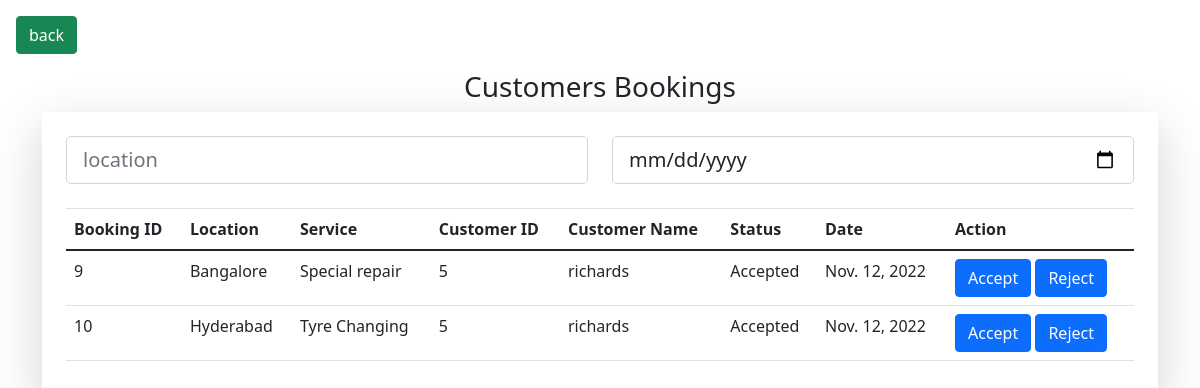
Before: /admin_show_all_bookings (signed in) with the older database file.
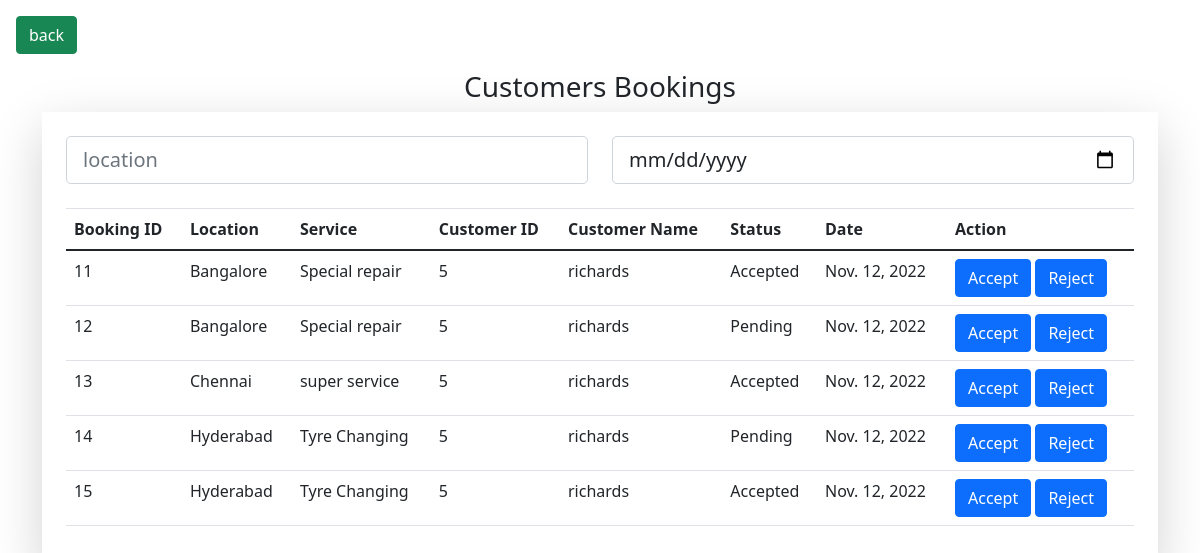
After: the same page with the newer database file.
### app/models.py (models this page shows, shortened)
class Booking(models.Model):
    STATUS = (
        ('Pending', 'Pending'),
        ('Success', 'Success'),
        ('Rejected', 'Rejected'),
    )
    customer_details = models.ForeignKey(Customer, on_delete=models.SET_NULL, null=True, blank=True)
    service_details = models.ForeignKey(Service, on_delete=models.SET_NULL, null=True, blank=True)
    status = models.CharField(max_length=200, null=True, choices=STATUS)
    date_created = models.DateField(default=now)

class Service(models.Model):
    location = models.CharField(max_length=200, null=True, blank=True)
    service_type = models.ForeignKey(Servicetype, on_delete=models.SET_NULL, null=True, blank=True)

class Servicetype(models.Model):
    type_of_service = models.CharField(max_length=200, null=True, blank=True)
    def __str__(self):
        return str(self.type_of_service)

class Customer(models.Model):
    user = models.ForeignKey(User, null=True, blank=True, on_delete=models.CASCADE)
    username = models.CharField(max_length=200)
    email = models.EmailField(max_length=200)
    password = models.CharField(max_length=200)

### app/views.py (the view)
# urls.py: path('admin_show_all_bookings', views.adminShowAllBookings, name='show_all_bookings'),
@login_required(login_url='login')
def adminShowAllBookings(request):
    if request.user.is_staff:
        bookings = Booking.objects.all()
        context = {'bookings': bookings}
        return render(request, 'adminviewbookings.html', context)
    else:
        messages.info(request, 'You are not admin')
        context = {}
        return render(request, 'homepage.html', context)

### app/templates/adminviewbookings.html (shortened to what this page needs)
<!DOCTYPE html>
<html lang="en">
  {% load static %} {% block content %}
  <head>
    <link
      rel="stylesheet"
      href="https://stackpath.bootstrapcdn.com/bootstrap/4.3.1/css/bootstrap.min.css"
    />
    <link rel="stylesheet" type="text/css" />
    <link
      href="https://cdn.jsdelivr.net/npm/bootstrap@5.0.2/dist/css/bootstrap.min.css"
      rel="stylesheet"
    />
  </head>
  <body>
    <a
      class="btn btn-success"
      style="margin-left: 1em; margin-top: 1em"
      href="{% url 'home' %}"
      >back</a
    >
    <div class="container mt-3">
      <h3 style="text-align: center">Customers Bookings</h3>
      <div class="shadow-lg p-4 mb-4">
        <div class="row">
          <div class="col">
            <input
              type="text"
              id="location"
              class="form-control form-control-lg"
              placeholder="location"
              name="location"
              required
            />
          </div>
          <div class="col">
            <input
              type="date"
              id="inputdate"
              class="form-control form-control-lg"
              placeholder="Date"
              name="inputdate"
              required
            />
          </div>
        </div>
        <br />
        <table class="table" id="bookings_table">
          <thead>
            <tr>
              <th scope="col">Booking ID</th>
              <th scope="col">Location</th>
              <th scope="col">Service</th>
              <th scope="col">Customer ID</th>
              <th scope="col">Customer Name</th>
              <th scope="col">Status</th>
              <th scope="col">Date</th>
              <th scope="col">Action</th>
            </tr>
          </thead>
          <tbody>
            {% for booking in bookings %}
            <tr id="parentRow">
              <td>{{booking.id}}</td>
              <td id="unique">{{booking.service_details.location}}</td>
              <td>{{booking.service_details.service_type}}</td>
              <td>{{booking.customer_details.id}}</td>
              <td>{{booking.customer_details.username}}</td>
              <td>{{booking.status}}</td>
              <td>{{booking.date_created}}</td>
              <td>
                <a
                  class="btn btn-primary"
                  href="{% url 'admin_modify_status' booking.id '1' %}"
                  >Accept</a
                >
                <a
                  class="btn btn-primary"
                  href="{% url 'admin_modify_status' booking.id '0' %}"
                  >Reject</a
                >
              </td>
            </tr>
            {% endfor %}
          </tbody>
        </table>
      </div>
    </div>
    {% endblock content %}
  </body>
</html>

Changed rows visible on the page:
removed Booking: id "9", service_details.location "Bangalore", service_details.service_type "Special repair", customer_details.id "5", customer_details.username "richards", status "Accepted", date_created "Nov. 12, 2022"
removed Booking: id "10", service_details.location "Hyderabad", service_details.service_type "Tyre Changing", customer_details.id "5", customer_details.username "richards", status "Accepted", date_created "Nov. 12, 2022"
added Booking: id "11", service_details.location "Bangalore", service_details.service_type "Special repair", customer_details.id "5", customer_details.username "richards", status "Accepted", date_created "Nov. 12, 2022"
added Booking: id "12", service_details.location "Bangalore", service_details.service_type "Special repair", customer_details.id "5", customer_details.username "richards", status "Pending", date_created "Nov. 12, 2022"
added Booking: id "13", service_details.location "Chennai", service_details.service_type "super service", customer_details.id "5", customer_details.username "richards", status "Accepted", date_created "Nov. 12, 2022"
added Booking: id "14", service_details.location "Hyderabad", service_details.service_type "Tyre Changing", customer_details.id "5", customer_details.username "richards", status "Pending", date_created "Nov. 12, 2022"
added Booking: id "15", service_details.location "Hyderabad", service_details.service_type "Tyre Changing", customer_details.id "5", customer_details.username "richards", status "Accepted", date_created "Nov. 12, 2022"
